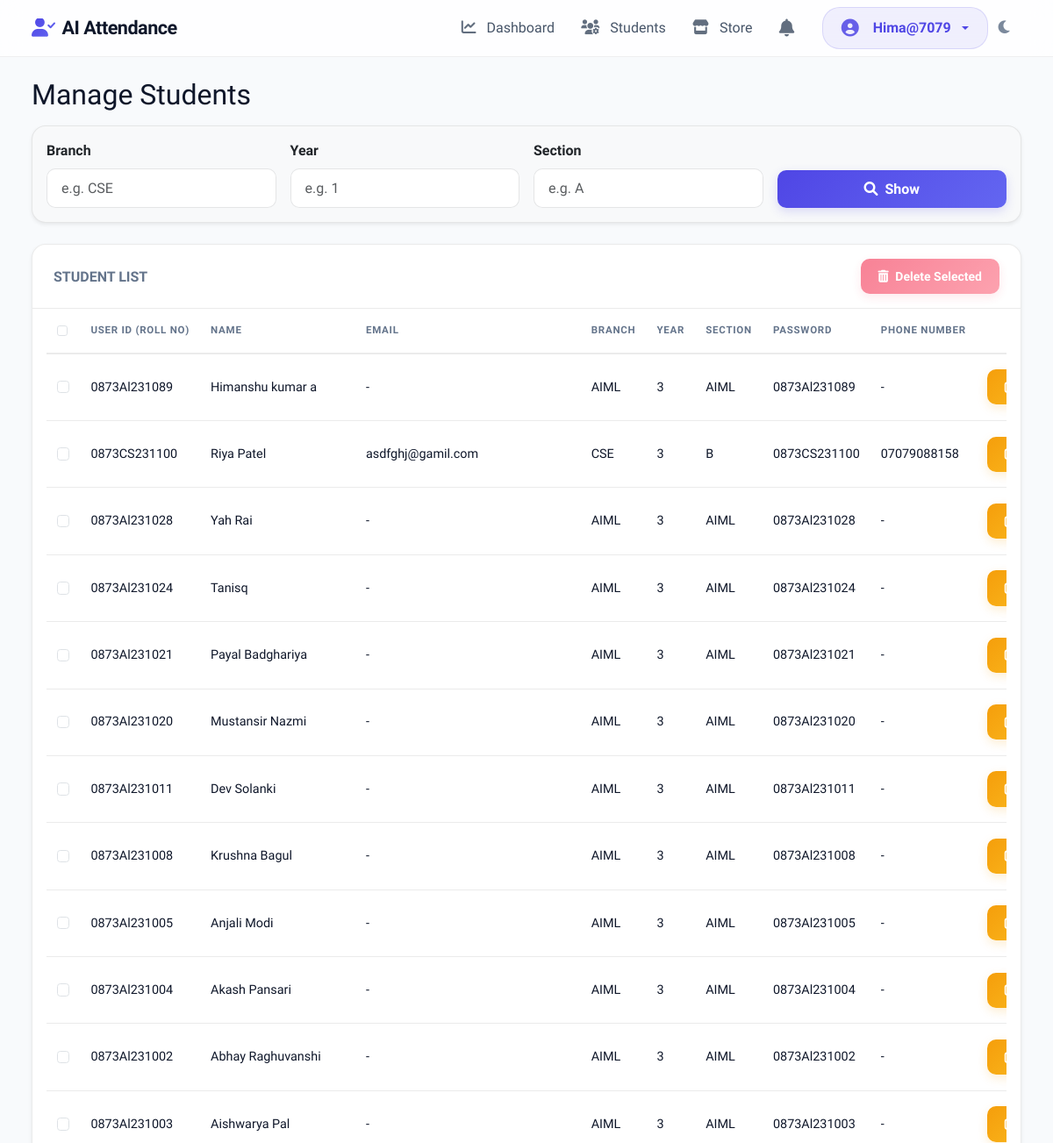
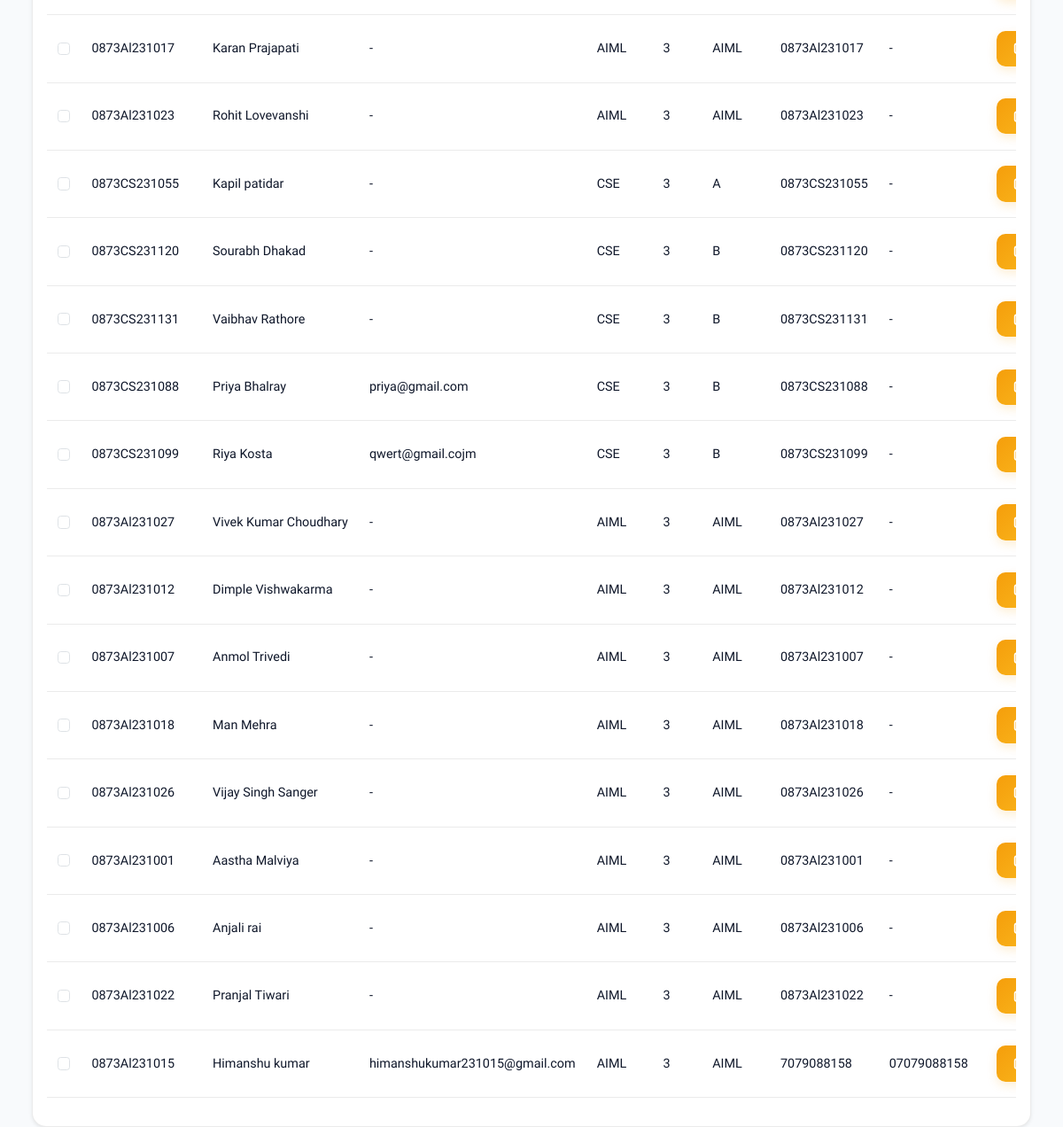
Screenshot of /core/manage_students/ (signed in) with the database file from the repository (2 pictures, top to bottom).
### core/models.py (models this page shows, shortened)
class Student(models.Model):
    user = models.OneToOneField(User, on_delete=models.CASCADE, null=True, blank=True)
    name = models.CharField(max_length=100)
    roll_number = models.CharField(max_length=20, unique=True)
    email = models.EmailField(max_length=100, null=True, blank=True)
    phone_number = models.CharField(max_length=15, null=True, blank=True)
    address = models.TextField(null=True, blank=True)
    date_of_birth = models.DateField(null=True, blank=True)
    department = models.CharField(max_length=100, null=True, blank=True)
    year = models.CharField(max_length=10, null=True, blank=True)
    section = models.CharField(max_length=10, null=True, blank=True)
    plain_password = models.CharField(max_length=128, null=True, blank=True)  # For display purposes only
    is_registered = models.BooleanField(default=False)
    profile_pic = models.ImageField(upload_to='profile_pics/', null=True, blank=True)
    created_at = models.DateTimeField(auto_now_add=True)

### core/views.py (the view)
# urls.py: path('manage_students/', views.manage_students, name='manage_students'),
@user_passes_test(is_admin_or_staff)
def manage_students(request):
    branch = request.GET.get('branch')
    year = request.GET.get('year')
    section = request.GET.get('section')
    if branch and year and section:
         students = Student.objects.filter(
            department__icontains=branch,
            year__icontains=year,
            section__icontains=section
        ).order_by('roll_number')
    else:
        if request.user.is_superuser:
            students = Student.objects.all().order_by('-created_at') # Admin sees all
        else:
            students = Student.objects.none() # Teacher sees none
    assigned_subjects = None
    if not request.user.is_superuser and request.user.is_staff:
        assigned_subjects = TeacherSubject.objects.filter(teacher=request.user).values_list('subject', flat=True)
    for student in students:
        records = AttendanceRecord.objects.filter(student=student)
        cohort_records = AttendanceRecord.objects.filter(
            student__department=student.department,
            student__year=student.year,
            student__section=student.section
        )
        if assigned_subjects is not None:
            records = records.filter(subject__in=assigned_subjects)
            cohort_records = cohort_records.filter(subject__in=assigned_subjects)
        total_classes = cohort_records.values('date', 'time', 'subject').distinct().count()
        present_count = records.filter(status='Present').count()
        absent_count = total_classes - present_count
        if total_classes > 0:
            percentage = round((present_count / total_classes) * 100, 1)
        else:
            percentage = 0
        student.attendance_percentage = percentage  # pyrefly: ignore
        student.total_classes = total_classes  # pyrefly: ignore
        student.present_count = present_count  # pyrefly: ignore
        student.absent_count = absent_count  # pyrefly: ignore
    return render(request, 'manage_students.html', {'students': students})

### core/views.py (called while the page is built)
def is_admin_or_staff(u):
    return getattr(u, 'is_superuser', False) or getattr(u, 'is_staff', False)

### templates/manage_students.html (shortened to what this page needs)
{% extends 'base.html' %}
{% block content %}
<div class="row mb-4">
    <div class="col-md-12">
        <h2 class="header-title">
            {% if request.user.is_superuser %}Manage Students{% else %}Student Attendance{% endif %}
        </h2>
        <div class="card mt-3 shadow-sm border-0 bg-light">
            <div class="card-body">
                <form method="get" class="row g-3">
                    <div class="col-md-3">
                        <label for="branch" class="form-label fw-bold">Branch</label>
                        <input type="text" class="form-control" id="branch" name="branch" placeholder="e.g. CSE"
                            required value="{{ request.GET.branch|default:'' }}">
                    </div>
                    <div class="col-md-3">
                        <label for="year" class="form-label fw-bold">Year</label>
                        <input type="number" class="form-control" id="year" name="year" placeholder="e.g. 1" required
                            value="{{ request.GET.year|default:'' }}">
                    </div>
                    <div class="col-md-3">
                        <label for="section" class="form-label fw-bold">Section</label>
                        <input type="text" class="form-control" id="section" name="section" placeholder="e.g. A"
                            required value="{{ request.GET.section|default:'' }}">
                    </div>
                    <div class="col-md-3 d-flex align-items-end">
                        <button type="submit" class="btn btn-primary w-100">
                            <i class="fas fa-search me-2"></i>Show
                        </button>
                    </div>
                </form>
            </div>
        </div>
    </div>
</div>
{% if students or request.user.is_superuser %}
<form id="bulk-delete-form" action="{% url 'bulk_delete_students' %}" method="post">
    <div class="card shadow-sm">
        {% if request.user.is_superuser and students %}
        <div class="card-header bg-white py-3 d-flex justify-content-between align-items-center border-bottom-0">
            <h5 class="m-0 text-muted fs-6 text-uppercase fw-bold">Student List</h5>
            <button type="submit" class="btn btn-danger btn-sm" id="bulk-delete-btn" disabled>
                <i class="fas fa-trash-alt me-1"></i> Delete Selected
            </button>
        </div>
        {% endif %}
        <div class="card-body pt-0">
            <div class="table-responsive">
                <table class="table table-hover align-middle">
                    <thead>
                        <tr class="text-nowrap">
                            {% if request.user.is_superuser %}
                            <th style="width: 40px;">
                                <input type="checkbox" id="select-all" class="form-check-input">
                            </th>
                            {% endif %}
                            <th>User ID (Roll No)</th>
                            <th>Name</th>
                            {% if request.user.is_superuser %}
                            <th>Email</th>
                            <th>Branch</th>
                            <th>Year</th>
                            <th>Section</th>
                            <th>Password</th>
                            <th>Phone Number</th>
                            <th class="text-center">Actions</th>
                            {% else %}
                            <th>Branch</th>
                            <th>Total Classes</th>
                            <th>Present</th>
                            <th>Absent</th>
                            <th>Attendance</th>
                            {% endif %}
                        </tr>
                    </thead>
                    <tbody>
                        {% for student in students %}
                        <tr>
                            {% if request.user.is_superuser %}
                            <td>
                                <input type="checkbox" name="student_ids" value="{{ student.id }}" class="form-check-input student-checkbox">
                            </td>
                            {% endif %}
                            <td class="text-nowrap">{{ student.roll_number }}</td>
                            <td class="text-nowrap">{{ student.name }}</td>
                            {% if request.user.is_superuser %}
                            <td>{{ student.email|default:"-" }}</td>
                            <td>{{ student.department|default:"-" }}</td>
                            <td>{{ student.year|default:"-" }}</td>
                            <td>{{ student.section|default:"-" }}</td>
                            <td>{{ student.plain_password|default:student.roll_number }}</td>
                            <td class="text-nowrap">{{ student.phone_number|default:"-" }}</td>
                            <td>
                                <div class="d-flex justify-content-center gap-2">
                                    <a href="{% url 'edit_student' student.id %}" class="btn btn-warning btn-sm text-nowrap">
                                        <i class="fas fa-edit"></i> Edit
                                    </a>
                                </div>
                            </td>
                            {% endif %}
                        </tr>
                        {% empty %}
                        <tr>
                            <td colspan="{% if request.user.is_superuser %}10{% else %}4{% endif %}"
                                class="text-center text-muted py-4">No students found.</td>
                        </tr>
                        {% endfor %}
                    </tbody>
                </table>
            </div>
        </div>
    </div>
</form>
{% elif not request.user.is_superuser %}
<div class="alert alert-info text-center mt-4">
    <i class="fas fa-info-circle me-2"></i> Please enter Branch, Year, and Section to view student attendance.
</div>
{% endif %}
{% endblock %}

### templates/base.html (shortened to what this page needs)
<!DOCTYPE html>
<html lang="en">
<head>
    <link href="https://cdn.jsdelivr.net/npm/bootstrap@5.3.0/dist/css/bootstrap.min.css" rel="stylesheet">
    <link rel="stylesheet" href="https://cdnjs.cloudflare.com/ajax/libs/font-awesome/6.0.0/css/all.min.css">
</head>
<body>
    <nav class="navbar navbar-expand-lg navbar-light mb-4 sticky-top">
        <div class="container">
            <a class="navbar-brand fw-bold" href="{% url 'index' %}"><i class="fas fa-user-check me-2"></i>AI
                Attendance</a>
            <div class="collapse navbar-collapse" id="navbarNav">
                <ul class="navbar-nav ms-auto">
                    {% if user.is_authenticated %}
                    {% if user.is_superuser %}
                    <li class="nav-item"><a class="nav-link" href="{% url 'admin_dashboard' %}"><i class="fas fa-chart-line me-1"></i>Dashboard</a></li>
                    <li class="nav-item"><a class="nav-link" href="{% url 'manage_students' %}"><i class="fas fa-users-cog me-1"></i>Students</a></li>
                    <li class="nav-item"><a class="nav-link" href="{% url 'admin_store_dashboard' %}"><i class="fas fa-store me-1"></i>Store</a></li>
                    {% endif %}
                    {% if user.is_staff or user.store_profile or user.is_superuser %}
                    <li class="nav-item dropdown me-2" id="storeNotifLi">
                        <a class="nav-link" href="#" id="storeNotifDropdown" role="button" data-bs-toggle="dropdown" aria-expanded="false" style="position:relative;">
                            <i class="fas fa-bell fs-5"></i>
                        </a>
                    </li>
                    {% endif %}
                    <li class="nav-item dropdown nav-item-profile ms-lg-2">
                        <a class="nav-link dropdown-toggle d-flex align-items-center" href="#" id="navbarDropdown" role="button"
                            data-bs-toggle="dropdown" aria-expanded="false" style="color: var(--primary-color) !important; font-weight: 600;">
                            <i class="fas fa-user-circle me-2 fs-5"></i> {{ user.username }}
                        </a>
                    </li>
                    {% else %}
                    {% if request.resolver_match.url_name != 'login' %}
                    <li class="nav-item"><a class="nav-link" href="{% url 'login' %}"><i
                                class="fas fa-sign-in-alt me-1"></i> Login</a></li>
                    {% endif %}
                    {% endif %}
                    <li class="nav-item">
                        <button class="btn nav-link" id="darkModeToggle" title="Toggle Dark Mode">
                            <i class="fas fa-moon"></i>
                        </button>
                    </li>
                </ul>
            </div>
        </div>
    </nav>
    <div class="container">
        {% block content %}{% endblock %}
    </div>
</body>
</html>

### templates/base.html (style rules this page uses)
:root { --bg-app: #f8fafc; --bg-card: #ffffff; --text-main: #0f172a; --text-muted: #64748b; --border-color: rgba(0, 0, 0, 0.08); --primary-color: #4f46e5; --primary-hover: #4338ca; --primary-gradient: linear-gradient(135deg, #4f46e5, #6366f1); --secondary-gradient: linear-gradient(135deg, #0284c7, #0ea5e9); --success-gradient: linear-gradient(135deg, #10b981, #34d399); --danger-gradient: linear-gradient(135deg, #f43f5e, #fb7185); --warning-gradient: linear-gradient(135deg, #f59e0b, #fbbf24); --nav-bg: rgba(255, 255, 255, 0.8); --nav-border: rgba(0, 0, 0, 0.06); --nav-link-color: #475569; --nav-link-hover: #4f46e5; --shadow-sm: 0 1px 3px rgba(0, 0, 0, 0.05); --shadow-md: 0 10px 25px -5px rgba(0, 0, 0, 0.05), 0 8px 10px -6px rgba(0, 0, 0, 0.03); --shadow-lg: 0 20px 25px -5px rgba(0, 0, 0, 0.08), 0 10px 10px -5px rgba(0, 0, 0, 0.04); --input-focus: rgba(79, 70, 229, 0.15); --input-bg: #ffffff; --card-radius: 16px; --badge-radius: 6px; }
body { background-color: var(--bg-app); color: var(--text-main); font-family: 'Plus Jakarta Sans', 'Segoe UI', Tahoma, Geneva, Verdana, sans-serif; transition: background-color 0.3s ease, color 0.3s ease; min-height: 100vh; }
.navbar { background: var(--nav-bg) !important; backdrop-filter: blur(12px) saturate(180%); -webkit-backdrop-filter: blur(12px) saturate(180%); border-bottom: 1px solid var(--nav-border) !important; transition: all 0.3s ease; z-index: 1020; }
.navbar-brand { color: var(--text-main) !important; font-weight: 800; letter-spacing: -0.5px; font-size: 1.35rem; display: flex; align-items: center; }
.navbar-brand i { background: var(--primary-gradient); -webkit-background-clip: text; -webkit-text-fill-color: transparent; margin-right: 8px; }
.navbar-nav { display: flex; align-items: center; }
.navbar-nav .nav-link { color: var(--nav-link-color) !important; font-weight: 500; padding: 0.55rem 0.95rem !important; border-radius: 12px; white-space: nowrap; transition: all 0.25s cubic-bezier(0.4, 0, 0.2, 1); display: inline-flex !important; align-items: center; gap: 8px; }
.navbar-nav .nav-link i { font-size: 1.05rem; opacity: 0.85; transition: transform 0.2s ease, opacity 0.2s ease; }
.nav-item-profile { background: rgba(79, 70, 229, 0.08) !important; border-radius: 20px !important; padding: 2px 6px !important; border: 1px solid rgba(79, 70, 229, 0.15); transition: all 0.25s ease; }
#darkModeToggle { background: transparent; border: none; padding: 0.55rem !important; width: 38px; height: 38px; display: flex; align-items: center; justify-content: center; border-radius: 50%; color: var(--text-muted) !important; transition: all 0.2s ease; }
.card { background-color: var(--bg-card); border-radius: var(--card-radius); border: 1px solid var(--border-color) !important; box-shadow: var(--shadow-sm); transition: transform 0.3s cubic-bezier(0.34, 1.56, 0.64, 1), box-shadow 0.3s ease, background-color 0.3s ease; overflow: hidden; }
.card-header { background-color: transparent !important; border-bottom: 1px solid var(--border-color) !important; padding: 1.25rem 1.5rem; font-weight: 700; }
.form-control, .form-select { background-color: var(--input-bg); border: 1px solid var(--border-color); color: var(--text-main); border-radius: 10px; padding: 0.6rem 1rem; transition: all 0.2s ease; }
.btn { border-radius: 10px; padding: 0.6rem 1.25rem; font-weight: 600; transition: all 0.2s ease; }
.btn-primary { background: var(--primary-gradient); border: none; box-shadow: 0 4px 12px rgba(79, 70, 229, 0.18); }
.btn-danger { background: var(--danger-gradient); border: none; box-shadow: 0 4px 12px rgba(244, 63, 94, 0.18); }
.btn-warning { background: var(--warning-gradient); border: none; color: #ffffff !important; box-shadow: 0 4px 12px rgba(245, 158, 11, 0.18); }
.table { color: var(--text-main); --bs-table-color: var(--text-main); --bs-table-bg: transparent; --bs-table-border-color: var(--border-color); border-collapse: separate; border-spacing: 0; }
.table th { font-weight: 700; text-transform: uppercase; font-size: 0.72rem; letter-spacing: 0.75px; color: var(--text-muted); border-bottom: 2px solid var(--border-color); background-color: transparent !important; padding: 1rem 0.75rem; }
.table td { border-bottom: 1px solid var(--border-color); padding: 1.1rem 0.75rem; background-color: transparent !important; }
.table-hover tbody tr { transition: background-color 0.2s ease; }
.text-muted { color: var(--text-muted) !important; }

### rows the page displays
Student: roll_number "0873Al231089", name "Himanshu kumar a", email "-", department "AIML", year "3", section "AIML", plain_password "0873Al231089", phone_number "-"
Student: roll_number "0873CS231100", name "Riya Patel", email "asdfghj@gamil.com", department "CSE", year "3", section "B", plain_password "0873CS231100", phone_number "07079088158"
Student: roll_number "0873Al231028", name "Yah Rai", email "-", department "AIML", year "3", section "AIML", plain_password "0873Al231028", phone_number "-"
Student: roll_number "0873Al231024", name "Tanisq", email "-", department "AIML", year "3", section "AIML", plain_password "0873Al231024", phone_number "-"
Student: roll_number "0873Al231021", name "Payal Badghariya", email "-", department "AIML", year "3", section "AIML", plain_password "0873Al231021", phone_number "-"
Student: roll_number "0873Al231020", name "Mustansir Nazmi", email "-", department "AIML", year "3", section "AIML", plain_password "0873Al231020", phone_number "-"
Student: roll_number "0873Al231011", name "Dev Solanki", email "-", department "AIML", year "3", section "AIML", plain_password "0873Al231011", phone_number "-"
Student: roll_number "0873Al231008", name "Krushna Bagul", email "-", department "AIML", year "3", section "AIML", plain_password "0873Al231008", phone_number "-"
Student: roll_number "0873Al231005", name "Anjali Modi", email "-", department "AIML", year "3", section "AIML", plain_password "0873Al231005", phone_number "-"
Student: roll_number "0873Al231004", name "Akash Pansari", email "-", department "AIML", year "3", section "AIML", plain_password "0873Al231004", phone_number "-"
Student: roll_number "0873Al231002", name "Abhay Raghuvanshi", email "-", department "AIML", year "3", section "AIML", plain_password "0873Al231002", phone_number "-"
Student: roll_number "0873Al231003", name "Aishwarya Pal", email "-", department "AIML", year "3", section "AIML", plain_password "0873Al231003", phone_number "-"
Student: roll_number "0873Al231017", name "Karan Prajapati", email "-", department "AIML", year "3", section "AIML", plain_password "0873Al231017", phone_number "-"
Student: roll_number "0873Al231023", name "Rohit Lovevanshi", email "-", department "AIML", year "3", section "AIML", plain_password "0873Al231023", phone_number "-"
Student: roll_number "0873CS231055", name "Kapil patidar", email "-", department "CSE", year "3", section "A", plain_password "0873CS231055", phone_number "-"
Student: roll_number "0873CS231120", name "Sourabh Dhakad", email "-", department "CSE", year "3", section "B", plain_password "0873CS231120", phone_number "-"
Student: roll_number "0873CS231131", name "Vaibhav Rathore", email "-", department "CSE", year "3", section "B", plain_password "0873CS231131", phone_number "-"
Student: roll_number "0873CS231088", name "Priya Bhalray", email "priya@gmail.com", department "CSE", year "3", section "B", plain_password "0873CS231088", phone_number "-"
Student: roll_number "0873CS231099", name "Riya Kosta", email "qwert@gmail.cojm", department "CSE", year "3", section "B", plain_password "0873CS231099", phone_number "-"
Student: roll_number "0873Al231027", name "Vivek Kumar Choudhary", email "-", department "AIML", year "3", section "AIML", plain_password "0873Al231027", phone_number "-"
Student: roll_number "0873Al231012", name "Dimple Vishwakarma", email "-", department "AIML", year "3", section "AIML", plain_password "0873Al231012", phone_number "-"
Student: roll_number "0873Al231007", name "Anmol Trivedi", email "-", department "AIML", year "3", section "AIML", plain_password "0873Al231007", phone_number "-"
Student: roll_number "0873Al231018", name "Man Mehra", email "-", department "AIML", year "3", section "AIML", plain_password "0873Al231018", phone_number "-"
Student: roll_number "0873Al231026", name "Vijay Singh Sanger", email "-", department "AIML", year "3", section "AIML", plain_password "0873Al231026", phone_number "-"
Student: roll_number "0873Al231001", name "Aastha Malviya", email "-", department "AIML", year "3", section "AIML", plain_password "0873Al231001", phone_number "-"
Student: roll_number "0873Al231006", name "Anjali rai", email "-", department "AIML", year "3", section "AIML", plain_password "0873Al231006", phone_number "-"
Student: roll_number "0873Al231022", name "Pranjal Tiwari", email "-", department "AIML", year "3", section "AIML", plain_password "0873Al231022", phone_number "-"
Student: roll_number "0873Al231015", name "Himanshu kumar", email "himanshukumar231015@gmail.com", department "AIML", year "3", section "AIML", plain_password "7079088158", phone_number "07079088158"

### other values shown
{{ user.username }} "Hima@7079"
